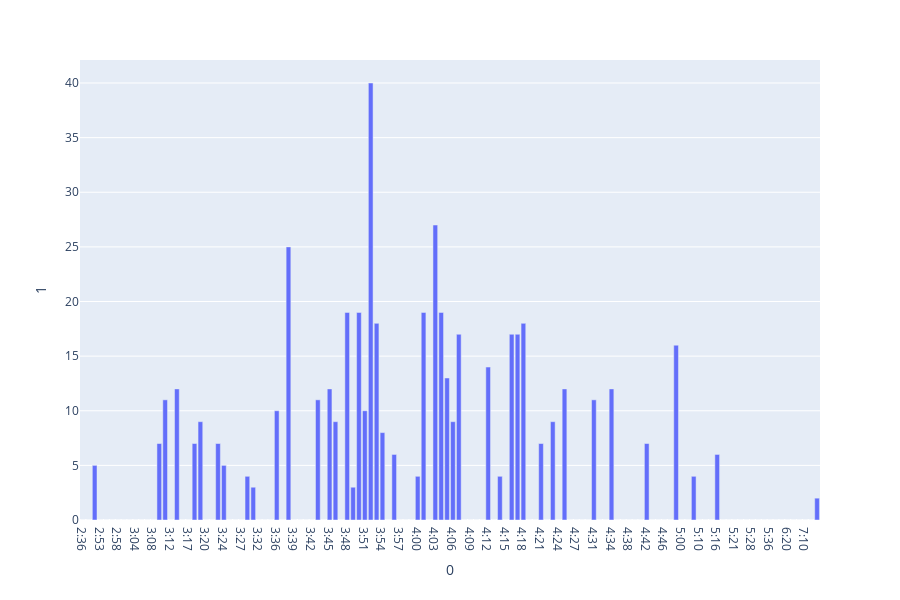

Notebook code for this chart:
### Code cell
fig.show()

### Figure 1 — Plotly figure (JSON) as saved in the notebook; plotly's stock layout.template omitted (floating-point values rounded to 4 significant figures)
{"data": [{"alignmentgroup": "True", "hoverlabel": {"namelength": 0}, "hovertemplate": "0=%{x}<br>1=%{y}", "legendgroup": "", "marker": {"color": "#636efa"}, "name": "", "offsetgroup": "", "orientation": "v", "showlegend": false, "textposition": "auto", "type": "bar", "x": ["2:36", "2:38", "2:52", "2:53", "2:55", "2:56", "2:58", "3:02", "3:03", "3:04", "3:05", "3:07", "3:08", "3:09", "3:10", "3:12", "3:15", "3:16", "3:17", "3:18", "3:19", "3:20", "3:22", "3:23", "3:24", "3:25", "3:26", "3:27", "3:29", "3:30", "3:32", "3:33", "3:35", "3:36", "3:37", "3:38", "3:39", "3:40", "3:41", "3:42", "3:43", "3:44", "3:45", "3:46", "3:47", "3:48", "3:49", "3:50", "3:51", "3:52", "3:53", "3:54", "3:55", "3:56", "3:57", "3:58", "3:59", "4:00", "4:01", "4:02", "4:03", "4:04", "4:05", "4:06", "4:07", "4:08", "4:09", "4:10", "4:11", "4:12", "4:13", "4:14", "4:15", "4:16", "4:17", "4:18", "4:19", "4:20", "4:21", "4:22", "4:23", "4:24", "4:25", "4:26", "4:27", "4:28", "4:30", "4:31", "4:32", "4:33", "4:34", "4:35", "4:36", "4:38", "4:40", "4:41", "4:42", "4:43", "4:45", "4:46", "4:51", "4:57", "5:00", "5:02", "5:03", "5:10", "5:12", "5:13", "5:16", "5:19", "5:20", "5:21", "5:26", "5:27", "5:28", "5:30", "5:33", "5:36", "5:43", "6:17", "6:20", "6:22", "6:50", "7:10", "7:35", "7:50"], "xaxis": "x", "y": [0, 0, 5, 0, 0, 0, 0, 0, 0, 0, 0, 0, 0, 7, 11, 0, 12, 0, 0, 7, 9, 0, 0, 7, 5, 0, 0, 0, 4, 3, 0, 0, 0, 10, 0, 25, 0, 0, 0, 0, 11, 0, 12, 9, 0, 19, 3, 19, 10, 40, 18, 8, 0, 6, 0, 0, 0, 4, 19, 0, 27, 19, 13, 9, 17, 0, 0, 0, 0, 14, 0, 4, 0, 17, 17, 18, 0, 0, 7, 0, 9, 0, 12, 0, 0, 0, 0, 11, 0, 0, 12, 0, 0, 0, 0, 0, 7, 0, 0, 0, 0, 16, 0, 0, 4, 0, 0, 0, 6, 0, 0, 0, 0, 0, 0, 0, 0, 0, 0, 0, 0, 0, 0, 0, 0, 2], "yaxis": "y"}], "layout": {"barmode": "relative", "height": 600, "legend": {"tracegroupgap": 0}, "margin": {"t": 60}, "xaxis": {"anchor": "y", "domain": [0, 1], "title": {"text": "0"}}, "yaxis": {"anchor": "x", "domain": [0, 1], "title": {"text": "1"}}}}
